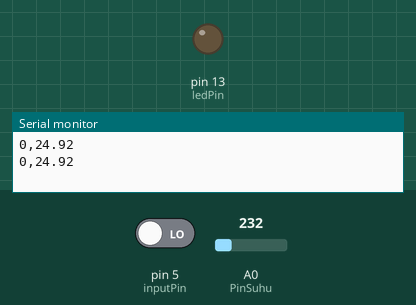
The sketch below on a simulated Arduino Uno, built with avr-gcc and run on an emulated ATmega328P. Shown: output pins drawn as LEDs (lit = HIGH), the last lines printed to the serial monitor. Inputs (shaded band) come from the test bench; at power-on: pin 5 (inputPin) LOW, A0 (PinSuhu) = 232.

Above: at 1.3 s.
1.4 s: pin 5 (inputPin) driven HIGH
At 1.8 s:
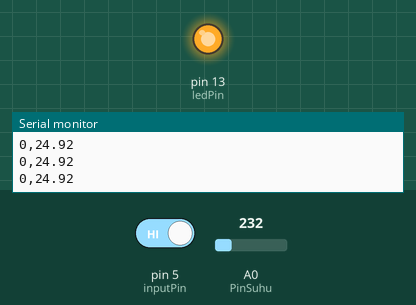
3.0 s: pin 5 (inputPin) driven LOW
At 4.3 s:
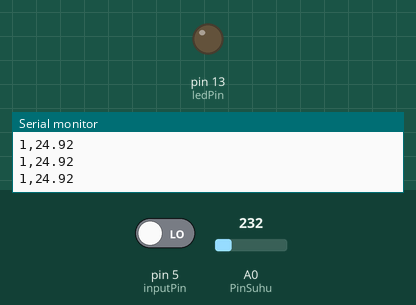
Timing chart, 0 to 6.0 s (numbered marks = the images above; inputs shaded):
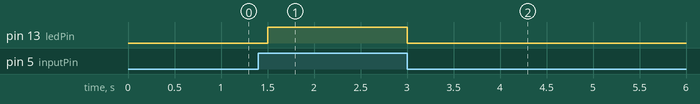

Measured:
- after the input at 1.4 s, pin 13 (ledPin): LOW → HIGH after 0.10 s
- after the input at 3.0 s, pin 13 (ledPin): HIGH → LOW at once

The sketch:

PIR.ino
```cpp
//#include<LiquidCrystal.h>

//Variabel yang digunakan
unsigned int cvHitung = 0;      // Hasil respon dari python
int ledPin = 13;                // Memilih pin untuk LED
int inputPin = 5;               // Memilih input pin (untuk sensor PIR)
int pirState = LOW;             // Mengasumsi tidak ada gerakan terdeteksi
int val = 0;                    // Variabel untuk membaca status pin
int jumlah = 0;                 // variabel untuk menghitung masuk ornag
int PinSuhu = A0;               // Memilih input pin untuk sensor suhu
float suhu, data;               // penyimpanan nilai dari sensor

//variabel LED
//The circuit:
// * LCD RS pin to digital pin 12
// * LCD Enable pin to digital pin 11
// * LCD D4 pin to digital pin 5
// * LCD D5 pin to digital pin 4
// * LCD D6 pin to digital pin 3
// * LCD D7 pin to digital pin 2
//const int rs = 12, en = 11, d4 = 5, d5 = 4, d6 = 3, d7 = 2;
//LiquidCrystal lcd(rs, en, d4, d5, d6, d7);

void setup() {
  Serial.begin(9600);

  pinMode(ledPin, OUTPUT);                  // Mendeklarasikan LED sebagai output
  pinMode(inputPin, INPUT);                 // Mendeklarasikan sensor PIR sebagai input
  pinMode(PinSuhu, INPUT);                  // Mendeklarasikan sensor suhu sebagai input

//  lcd.begin(16, 2);                         // Setting awal nomor colum dan baris pada LCD
//  lcd.print("Orang  ||Suhu");               // Menampilkan pesan orang
}

void loop(){
//  lcd.setCursor(0, 1);                      // Memulai LCD

  val = digitalRead(inputPin);              // Membaca nilai masukan sensor PIR

  analogReference(INTERNAL);                // mengunakan Referensi 1.1 volt
  data = analogRead(PinSuhu);               // Membaca nilai masukan sensor Suhu

  suhu = data / 9.309;                      // 5V mengunakan 2.0479; 1.1V(internal) mengunakan 9.309

  if (val == HIGH) {                        // Memeriksa apakah input adalah TINGGI
      digitalWrite(ledPin, HIGH);           // Hidupkan LED ON

      if (pirState == LOW) {                // cek asumsi tidak ada gerakan
          jumlah++;                         // menghhitung jumlah arus lewat
          pirState = HIGH;                  // di asumsikan ada gerakan terdeteksi
      }
  } else {
      digitalWrite(ledPin, LOW);             // turn LED OFF

      if (pirState == HIGH) {                // cek asumsi ada gerakan
          pirState = LOW;                    // di asumsikan tidak ada gerakan terdeteksi
    }
  }

    // menampilkan pada LCD
    delay(500);
    Serial.print(jumlah);
    Serial.print(",");
    Serial.println(suhu);


//    Serial.print("Sensor PIR Deteksi: ");
//        Serial.print(jumlah);
//
//        Serial.print("\tSuhu: ");
//        Serial.print(suhu);
//        Serial.println(" C");

//    lcd.print(jumlah);
//    lcd.print("      ||");
//    lcd.print(suhu);
//    lcd.print(" C");

    //Menampilkan di python
//    if(Serial.available()) {
//      cvHitung = Serial.read();
//
//      if(cvHitung == 'Y') {
////        Serial.print("Sensor PIR Deteksi: ");
//        Serial.print(jumlah);
//
//        Serial.print(",");
//        Serial.println(suhu);
////        Serial.println(" C");
//      }
//    }
}
```
